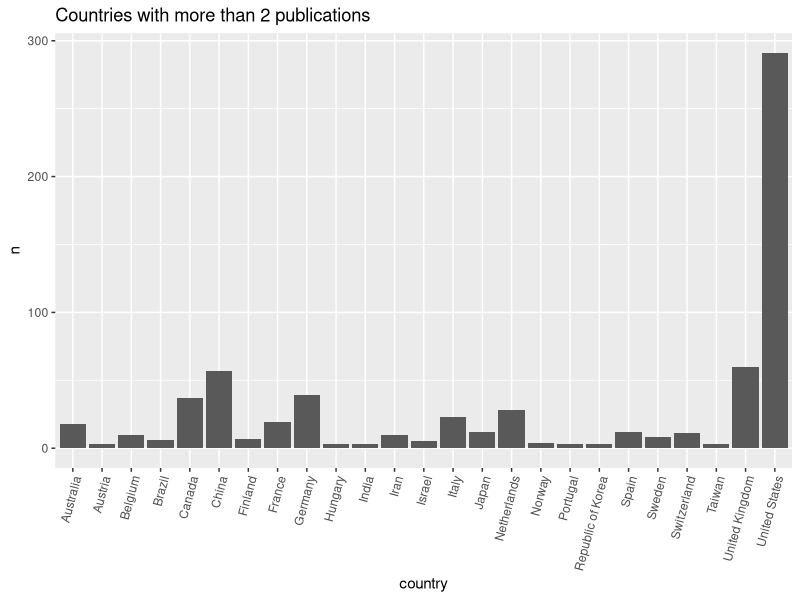
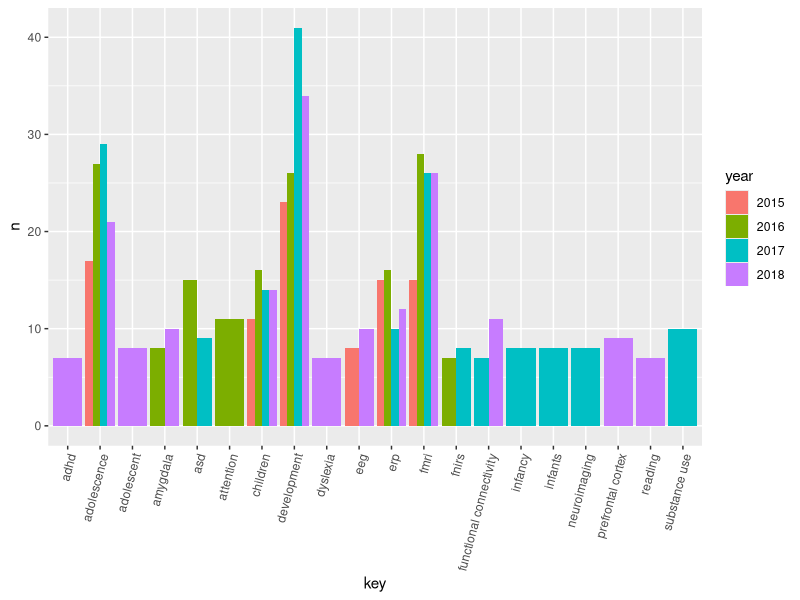

Write the R code that produced these figures, in order.
library(dplyr)
library(readxl)
library(stringr)
library(ggplot2)
library(tidyr)
library(cowplot)

xls <- read_xlsx("DCN_EVISE_submission_data.xlsx")

xls_date <- function(x, n=1) {
   # if we have a date and min is near 2015, dont do anything
   if ("POSIXct" %in% class(x) &&
      min(as.numeric(strftime(x, "%Y")) - 2015) <= 2){
      return(x)
   }
   cat("XLS dates are off:", range(na.omit(x)), "\nfixing\n")
   x<- as.POSIXct( (as.numeric(x)+n)*60*60*24, origin="1899-12-30", tz="GMT")
   cat("new range:", range(na.omit(as.numeric(strftime(x, "%Y")))), "\n")
   return(x)
}

fix_word <- function(w) {
   w %>%
   tolower() %>%
   gsub("functional mri", "fmri", .) %>%
   gsub("event.related potentials?.*(\\(?erps?\\)?)?", "erp", .) %>%
   gsub("autism spectrum disorder", "asd", .) %>%
   gsub("^autism$", "asd", .) %>%
   gsub("brain", "", .) %>%
   str_trim # remove surrounding spaces
}

# clean up data
d <- xls %>%
   mutate(year=xls_date(`SbD Date`) %>% strftime("%Y")) %>%
   select(ref=`Article Editorial Ref`,
          year,
          country=`Country Name`,
          keywords=`Article Keywords`)

# by country
p_Country <-
   d %>% group_by(country) %>% tally %>% filter(n>2) %>%
   ggplot() +
   aes(x=country, y=n) +
   geom_bar(stat="identity") +
   theme(axis.text.x = element_text(angle = 75, hjust = 1)) +
   ggtitle("Countries with more than 2 publications")

print(p_Country)

# long format keywords
dkey <-
   d %>%
   # key holds a list of words, unnest makes row per list item
   mutate(key=strsplit(keywords, "[;,]")) %>%
   unnest %>%
   mutate(key=fix_word(key))


# break up keywords
kdf <-
   dkey %>%
   # get a count of all the keywords
   group_by(key, year) %>% tally %>%
   # show only the top
   arrange(-n)

p_keybyyear <-
   kdf %>% filter(n>6) %>%
   # plot
   ggplot +
   aes(x=key, y=n, fill=year) +
   geom_bar(stat="identity", position="dodge") +
   theme(axis.text.x = element_text(angle = 75, hjust = 1))

print(p_keybyyear)
